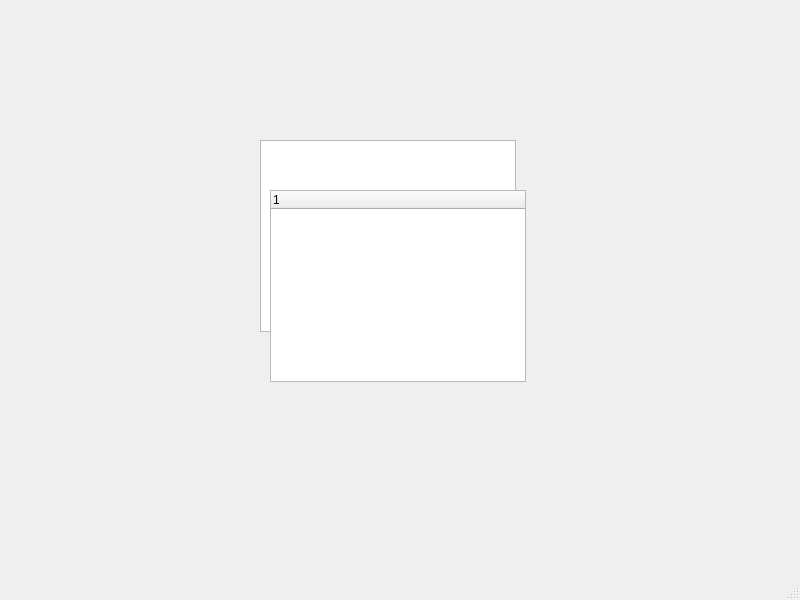
<?xml version="1.0" encoding="UTF-8"?>
<ui version="4.0">
 <class>MainWindow</class>
 <widget class="QMainWindow" name="MainWindow">
  <property name="geometry">
   <rect>
    <x>0</x>
    <y>0</y>
    <width>800</width>
    <height>600</height>
   </rect>
  </property>
  <property name="windowTitle">
   <string>MainWindow</string>
  </property>
  <widget class="QWidget" name="centralwidget">
   <widget class="QGraphicsView" name="graphicsView">
    <property name="geometry">
     <rect>
      <x>260</x>
      <y>140</y>
      <width>256</width>
      <height>192</height>
     </rect>
    </property>
    <property name="minimumSize">
     <size>
      <width>50</width>
      <height>50</height>
     </size>
    </property>
    <property name="mouseTracking">
     <bool>true</bool>
    </property>
   </widget>
   <widget class="QTreeWidget" name="treeWidget">
    <property name="geometry">
     <rect>
      <x>270</x>
      <y>190</y>
      <width>256</width>
      <height>192</height>
     </rect>
    </property>
    <column>
     <property name="text">
      <string notr="true">1</string>
     </property>
    </column>
   </widget>
  </widget>
  <widget class="QMenuBar" name="menubar">
   <property name="geometry">
    <rect>
     <x>0</x>
     <y>0</y>
     <width>800</width>
     <height>20</height>
    </rect>
   </property>
  </widget>
  <widget class="QStatusBar" name="statusbar"/>
 </widget>
 <resources/>
 <connections/>
</ui>
